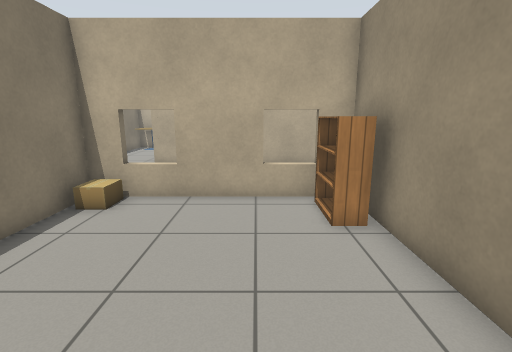
View 1 (above)

16 first-person views from a walk through a world built for the Gazebo simulator. The camera is 1.2 m above the floor, tilts 12° down and sees 85° across. The lines on the ground mark 1 m squares. The floor is counted in squares, 0.5 m on a side. Each view is taken from the middle of a square. On the plan, view 1 faces up. The plan holds only what a view shows up to about 18 squares ahead; the rest is blank. Robots are left out. Simple patterns stand in for the simulator's built-in surfaces. Some stock models are drawn as simple stand-ins.

View 2
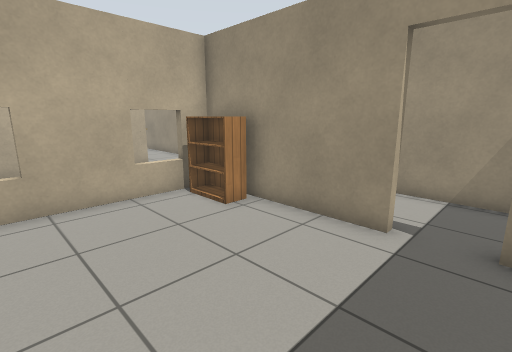

View 3
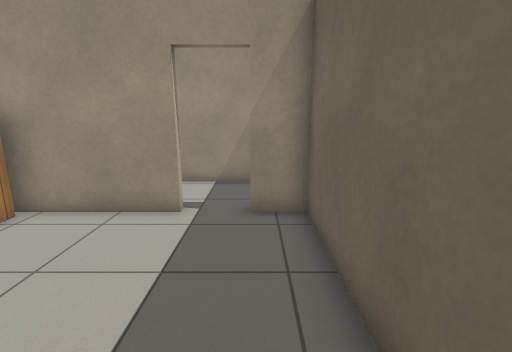

View 4
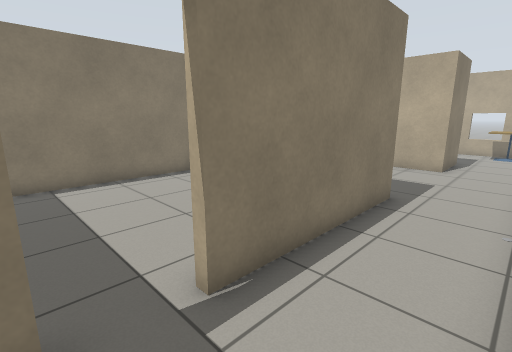

View 5
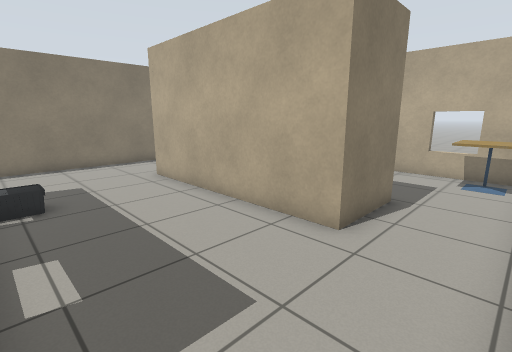

View 6
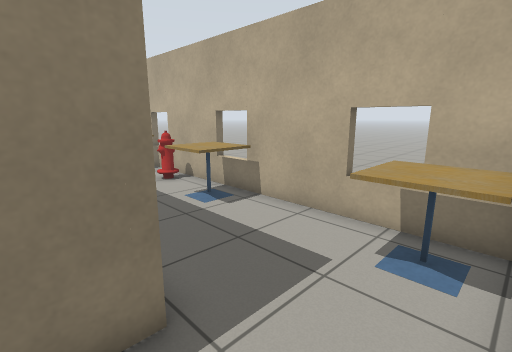

View 7
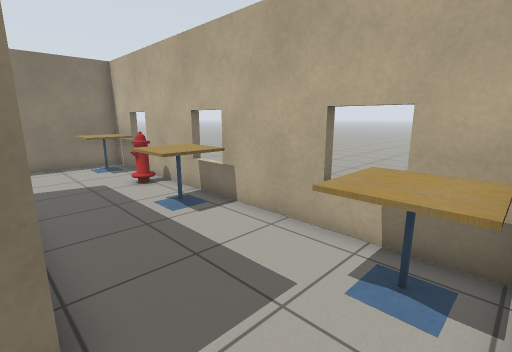

View 8
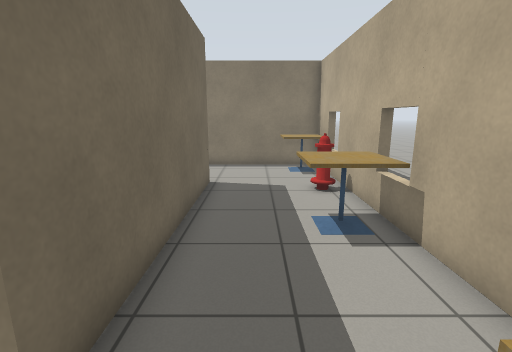

View 9
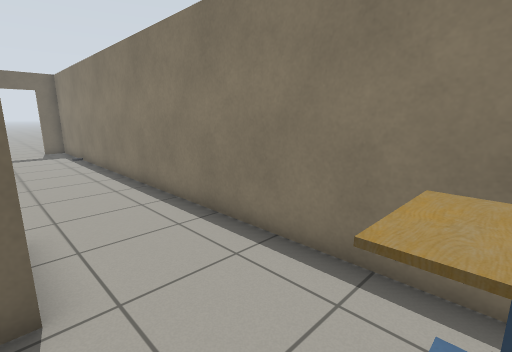

View 10
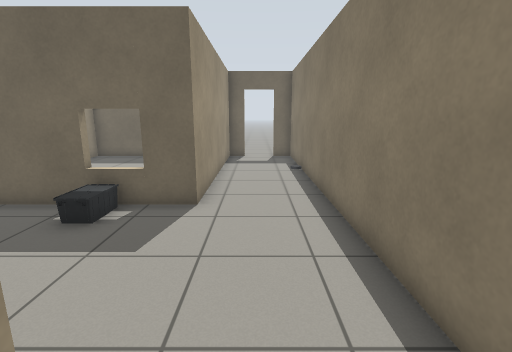

View 11
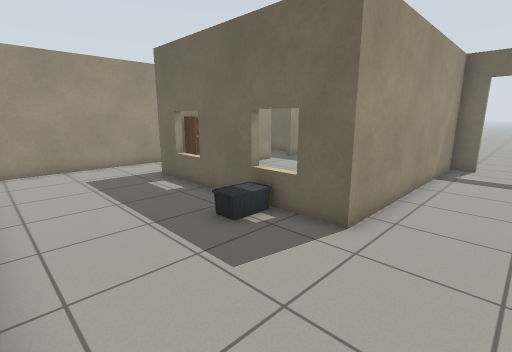

View 12
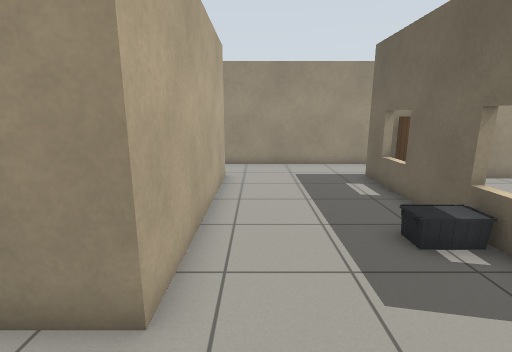

View 13
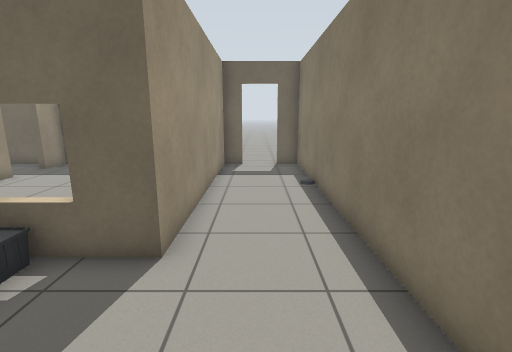

View 14
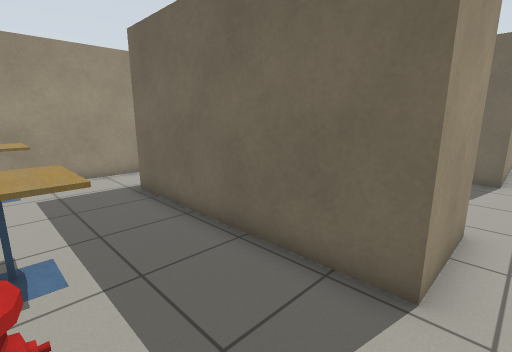

View 15
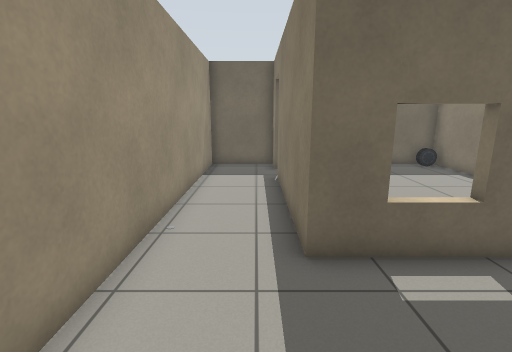

View 16
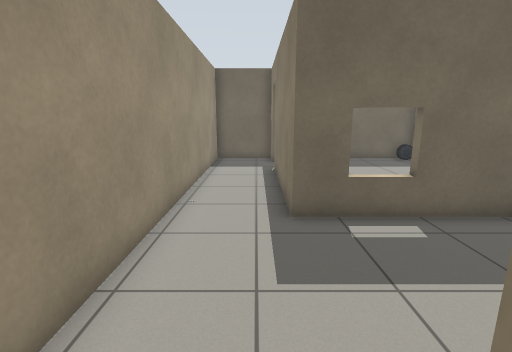

### Floor plan
Key: @ floor where view 1 was taken; # wall or solid block; . floor; D open door; = window, fence, low wall or low ledge; T thing the floor can be seen under or through; B cardboard box; K bookshelf; C cafe table; H fire hydrant; A car; O other object.
Columns run from 9 left of view 1 to 7 right of it. Each row starts with its distance up from view 1.
 22 #C#=############
 21 #CC..H.CCC...CC#
 20 #CC....CCC...CC##
 19 #...............#
 18 #...............#
 17 #...#########...#
 16 #...#########...#
 15 #...#########...#
 14 #...............#
 13 #...............#
 12 #...............#
 11 #...............#
 10 #.....O.........#
  9 #.....OTTT=##...#
  8 #...#B=.....#...#
  7 #...#B.....K#...#
  6 #...#......K#...#
  5 #...#.......#...#
  4 #...#.......#...#
  3 #...#.......#...#
  2 #...#.......D...#
  1 #...#.......D...#
  0 #...#....@..#...#
 -1 #DD##A###########
 -2  .D.
 -3  ...

Positions as (right, up) in squares from view 1, and headings:
1: (0, 0), facing up
2: (-3, 0), facing up-right
3: (-4, 0), facing right
4: (6, 0), facing up-left
5: (6, 9), facing up-left
6: (6, 16), facing up-left
7: (6, 17), facing up-left
8: (5, 19), facing left
9: (-5, 21), facing down-left
10: (-7, 16), facing down
11: (-8, 14), facing down-right
12: (-8, 13), facing right
13: (-7, 13), facing down
14: (-6, 21), facing down-right
15: (4, 13), facing down
16: (4, 15), facing down
